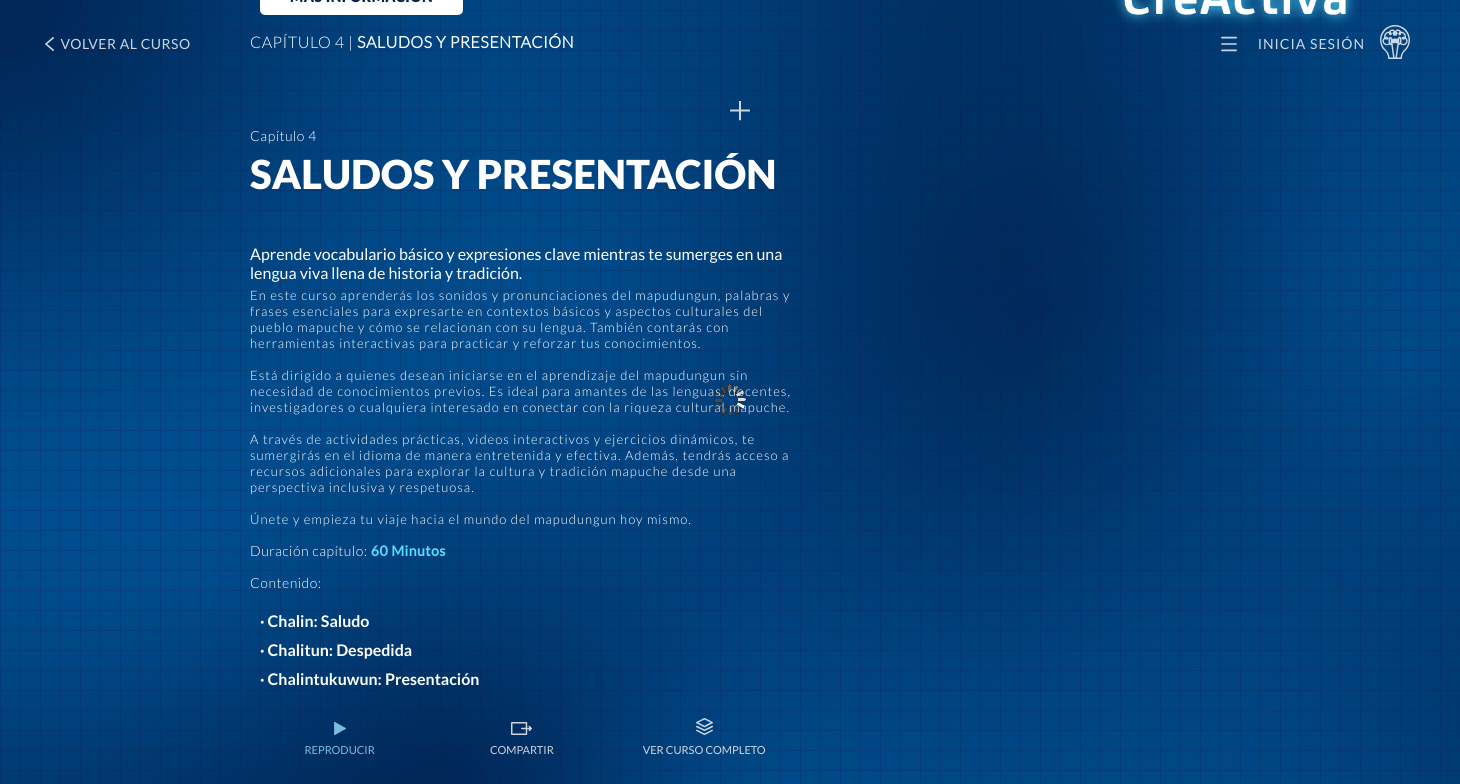
Page /capitulo/5 on the committed database.
### cursos/models.py (models this page shows, shortened)
class Capitulo(models.Model):
    cap = models.AutoField(primary_key=True, null=False, verbose_name='ID capítulo')
    numero = models.IntegerField(null=True, verbose_name='Número capítulo')
    nombre = models.CharField(max_length=255, verbose_name='Nombre capítulo')
    duracion = models.IntegerField(verbose_name='Duración (minutos)')
    desc_corta= models.CharField(max_length=255, null=True, verbose_name='Descripción Corta')
    descripcion = models.TextField(verbose_name='Descripción')
    num_actividades = models.IntegerField(verbose_name='Número de actividades interactivas')
    link = models.URLField(verbose_name='Link capítulo', max_length=255)
    xml_cap = models.CharField(verbose_name='Link xml', null=True, max_length=255)
    js_cap = models.CharField(verbose_name='Link xml.js', null=True, max_length=255)
    thumbnail = models.CharField(verbose_name='Link thumbnail', null=True, max_length=255)
    first_frame = models.CharField(verbose_name='Link frame preview', null=True, max_length=255)
    contenidos = models.JSONField(default=list, blank=True)
    material = models.ForeignKey(
        MaterialesComplementario,
        blank=True,
        null=True,
        on_delete=models.CASCADE,
        related_name='materiales',
        verbose_name='Materiales complementarios'
    )
    curso = models.ForeignKey(
        Curso,
        on_delete=models.CASCADE,
        related_name='curso',
        verbose_name='Curso',
        null=True
    )

### cursos/views.py (the view, shortened to what this page needs)
# urls.py: path('capitulo/<id>', CapituloView.as_view(), name='capitulo'),
class CapituloView(View):
    def dispatch(self, *args, **kwargs):
        return super().dispatch(*args, **kwargs)
    def get (self, request: HttpRequest, id):
        capitulo = Capitulo.objects.get(pk=id)
        context = {
            'info': {
                'capitulo_nombre': capitulo.nombre,
                'curso_nombre': capitulo.curso.nombre,
                'curso_id': capitulo.curso.cur,
                'desc_corta': capitulo.desc_corta,
                'numero': capitulo.numero,
                'descripcion': capitulo.descripcion,
                'duracion': capitulo.duracion,
                'first_frame': capitulo.first_frame,
                'contenidos': capitulo.contenidos,
                'first_frame': capitulo.first_frame
            },
            'recurso': {}
        }
        if request.user.is_authenticated:
            perfil_object = pedir_perfil(request.user)
            if perfil_object.codigo[0] == '1':
                context['recurso']['js_cap'] = capitulo.js_cap
                context['recurso']['link'] = capitulo.link
                context['recurso']['xml_cap'] = capitulo.xml_cap
                ultima_visualizacion = pedir_ultima_visualizacion(perfil_object, capitulo)
                if ultima_visualizacion != None:
                    context['minuto'] = ultima_visualizacion
                return render(request, 'cursos/reproductor.html', context)
            else:
                context['recurso']['js_trailer'] = capitulo.curso.js_trailer
                context['recurso']['xml_trailer'] = capitulo.curso.xml_trailer
                context['recurso']['link'] = capitulo.curso.link_trailer
                print(context)
                return render(request, 'cursos/trailer.html', context)
        else:
            context['recurso']['js_trailer'] = capitulo.curso.js_trailer
            context['recurso']['xml_trailer'] = capitulo.curso.xml_trailer
            context['recurso']['link'] = capitulo.curso.link_trailer
            return render(request, 'cursos/trailer.html', context)

### templates/cursos/trailer.html (shortened to what this page needs)
{% load static %}
<!DOCTYPE html>
<html>
<head>
<link href="{% static '/skins/remix/techsmith-smart-player.min.css' %}" rel="stylesheet" type="text/css" />
<link rel="stylesheet" href="{% static 'css/index.css' %}">
</head>
<body id="body-trailer">
<div id="tscVideoContent">
    <img width="32px" height="32px" style="position: absolute; top: 50%; left: 50%; margin: -16px 0 0 -16px"
>
</div>
<button type="button" class="btn-capitulo" name="Play" id="btn-capitulo-out" ><a href="#">MÁS INFORMACIÓN</a></button>
{% include 'snippets/navbar.html' %}
{% include 'snippets/header_volver.html' %}
<div id="cap-banner-top">
    <h3>Capítulo {{ info.numero}} | <b>{{ info.capitulo_nombre }}</b></h3>
</div>
<button id="mas-info-cap" class="brillover" ><img src="{% static 'icon/mas.svg' %}" alt="Más información" data-cy="video-click-to-play"></button>
<article id="info-cap-full">
    <section>
        <aside id="info-cap-info">
            <h6>Capítulo {{ info.numero }}</h6>
            <h8>{{ info.capitulo_nombre }}</h8>
            <h4>{{ info.desc_corta }}</h4>
            <p>{{ info.descripcion | linebreaksbr }}</p>
            <h6>Duración capítulo: <b>{{ info.duracion}} Minutos</b></h6>
            <h6>Contenido:</h6>
            <ul class="cap-lista bloques">
                    {% for contenido in info.contenidos %}
                    <li>· {{ contenido }}</li>
                    {% endfor %}
            </ul>
            <nav class="botones-cap">
                <a id="cap-reproducir"><button><img src="{% static 'icon/play.svg' %}" alt="Reproducir"><h1>REPRODUCIR</h1></button></a>
                <a><button id="btn-compartir"><img src="{% static 'icon/share.svg' %}" alt="Compartir"><h1>COMPARTIR</h1></button></a>
                <a href="{% url 'login' %}"><button><img  class="img-x2"  src="{% static 'icon/capitulos.svg' %}" alt="Ver Curso Completo"><h1>VER CURSO COMPLETO</h1></button></a>
            </nav>
        </aside>
    </section>
</article>
</body>
</html>

### static/css/index.css (style rules this page uses)
html, body, h1, h2, dl, h3, h4, h5, h6, p, ol, ul, button, pre, code, address, variable, fieldset, blockquote { padding: 0; margin: 0; font-weight: normal; font-family:'latoregular', sans-serif; -webkit-tap-highlight-color: rgba(255, 255, 255, 0); color:#fff; user-select:none; }
body { padding: 0; margin: 0; height:100%; background-color: #00224a; overflow-y: scroll; }
a { color: inherit; text-decoration: inherit; }
button { background-color: Transparent; background-repeat:no-repeat; border: none; cursor:pointer; }
::placeholder { opacity: 1; transition: opacity .3s; }
h1 { color:#fff; text-align: center; }
h6 { font-size: 14px; letter-spacing: .5px; font-family: latoregular; }
h8 { font-size:40px; font-family: latoblack; text-transform: uppercase; line-height: 40px; }
p { font-size: 13px; }
::placeholder { color: rgba(256, 256, 256, 0.8); }
.brillover { -webkit-transition: opacity .3s; }
#mas-info-cap { position: absolute; left:50%; translate: 0% -50%; opacity: 0.8; transition: all .5s; }
#mas-info img, #mas-info-cap img { height:20px; position: relative; }
#tscVideoContent { width: 100%; height:calc(100% - 145px); margin-top:75px; }
.btn-capitulo { position: relative; background-color: #fff; font-size: 14px; border: none; font-family: latoblack; color: #00224a; padding: 10px 30px 10px 30px; border-radius: 5px; left: 260px; z-index: 1; bottom: 97px; letter-spacing: .5px; opacity: 1; -webkit-transition: all .2s, bottom .75s; }
#btn-capitulo-out { opacity:1; }
#cap-banner-top { position: absolute; width:100%; height:80px; z-index: 1; box-sizing: border-box; padding: 32px 0px 0px 250px; top:0px; pointer-events: none; opacity: 1; -webkit-transition: all .3s; }
#cap-banner-top h3 { position: absolute; width:100%; height:80px; z-index: -1; box-sizing: border-box; font-size:16px; font-family: latolight; text-transform: uppercase; letter-spacing: .5px; }
#info-cap-full { width:1000px; margin: 0 auto; pointer-events: none; -webkit-transition: all .2s, bottom .75s; left: 0px; position:relative; height:110%; }
#info-cap-full section { position: relative; margin:0 auto; height: 100%; display: table; pointer-events: none; }
#info-cap-info { position: relative; width: 60%; display: inline-block; overflow: hidden; pointer-events: inherit; padding:0px 20px 35px 20px; box-sizing: border-box; }
#info-cap-info h4 { margin-bottom:3px; }
#info-cap-info h4 { margin-top:50px; }
#info-cap-info p { margin-top:5px; font-family: latolight; letter-spacing: 1px; }
#info-cap-info h6 { margin-top:15px; font-family: latolight; margin-bottom:10px; }
#info-cap-info h6 b { font-family: latoregular; color:#57DEFF; }
.cap-lista { list-style: none; }
.bloques { padding:5px 0px 0px 5px; }
.bloques li { font-family: latobold; padding:5px; }
.botones-cap { width:100%; margin-top:25px; }
.botones-cap a { -webkit-transition: all .25s; pointer-events: all; opacity: 0.8; }
.botones-cap button { width:32%; }
.botones-cap img { height:13px; display: inline-block; margin-bottom:5px; }
#cap-reproducir h1 { color:#99e4ff; }
img.img-x2 { height:17px; }

### rows in the picture
Capitulo: capitulo_nombre "SALUDOS Y PRESENTACIÓN", desc_corta "Aprende vocabulario básico y expresiones clave mientras te sumerges en una lengua viva llena de historia y tradición.", descripcion "En este curso aprenderás los sonidos y pronunciaciones del mapudungun, palabras y frases esenciales para expresarte en contextos básicos y aspectos culturales del pueblo mapuche y cómo se relacionan con su lengua. También contarás con herramientas interactivas para practicar y reforzar tus conocimientos. Está dirigido a quienes desean iniciarse en el aprendizaje del mapudungun sin necesidad de conocimientos previos. Es ideal para amantes de las lenguas, docentes, investigadores o cualquiera interesado en conectar con la riqueza cultural mapuche. A través de actividades prácticas, videos interactivos y ejercicios dinámicos, te sumergirás en el idioma de manera entretenida y efectiva. Además,…"

### other values in the picture
{{ info.numero }} "4"
{{ info.duracion }} "60"
{{ contenido }} "Chalin: Saludo" "Chalitun: Despedida" "Chalintukuwun: Presentación"
